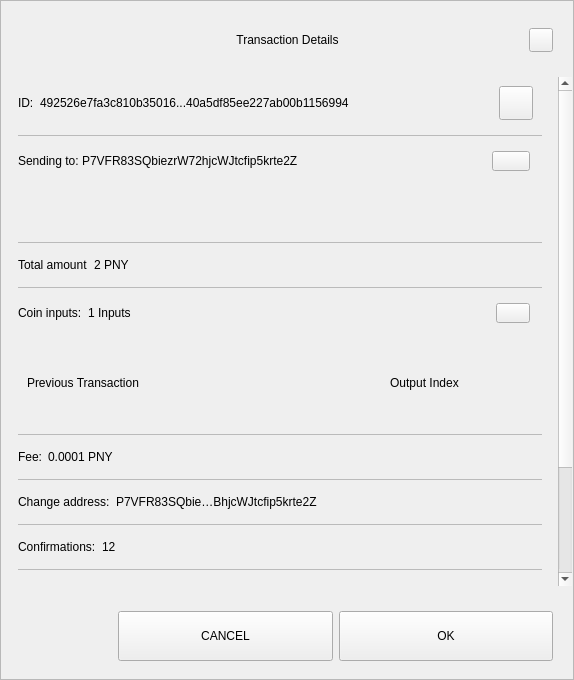
<?xml version="1.0" encoding="UTF-8"?>
<ui version="4.0">
 <class>TxDetailDialog</class>
 <widget class="QWidget" name="TxDetailDialog">
  <property name="geometry">
   <rect>
    <x>0</x>
    <y>0</y>
    <width>574</width>
    <height>680</height>
   </rect>
  </property>
  <property name="minimumSize">
   <size>
    <width>574</width>
    <height>500</height>
   </size>
  </property>
  <property name="windowTitle">
   <string>Form</string>
  </property>
  <property name="styleSheet">
   <string notr="true"/>
  </property>
  <layout class="QVBoxLayout" name="verticalLayout_3">
   <property name="spacing">
    <number>0</number>
   </property>
   <property name="leftMargin">
    <number>0</number>
   </property>
   <property name="topMargin">
    <number>0</number>
   </property>
   <property name="rightMargin">
    <number>0</number>
   </property>
   <property name="bottomMargin">
    <number>0</number>
   </property>
   <item>
    <widget class="QFrame" name="frame">
     <property name="styleSheet">
      <string notr="true"/>
     </property>
     <property name="frameShape">
      <enum>QFrame::StyledPanel</enum>
     </property>
     <property name="frameShadow">
      <enum>QFrame::Raised</enum>
     </property>
     <layout class="QVBoxLayout" name="verticalLayout">
      <property name="leftMargin">
       <number>0</number>
      </property>
      <property name="rightMargin">
       <number>0</number>
      </property>
      <item>
       <layout class="QHBoxLayout" name="horizontalLayout_3">
        <property name="spacing">
         <number>0</number>
        </property>
        <property name="leftMargin">
         <number>20</number>
        </property>
        <property name="topMargin">
         <number>10</number>
        </property>
        <property name="rightMargin">
         <number>20</number>
        </property>
        <item>
         <spacer name="horizontalSpacer_1">
          <property name="orientation">
           <enum>Qt::Horizontal</enum>
          </property>
          <property name="sizeHint" stdset="0">
           <size>
            <width>40</width>
            <height>20</height>
           </size>
          </property>
         </spacer>
        </item>
        <item>
         <widget class="QLabel" name="labelTitle">
          <property name="minimumSize">
           <size>
            <width>0</width>
            <height>40</height>
           </size>
          </property>
          <property name="maximumSize">
           <size>
            <width>16777215</width>
            <height>40</height>
           </size>
          </property>
          <property name="styleSheet">
           <string notr="true">padding-left:24px;</string>
          </property>
          <property name="text">
           <string>Transaction Details</string>
          </property>
          <property name="alignment">
           <set>Qt::AlignCenter</set>
          </property>
          <property name="margin">
           <number>7</number>
          </property>
         </widget>
        </item>
        <item>
         <spacer name="horizontalSpacer_2">
          <property name="orientation">
           <enum>Qt::Horizontal</enum>
          </property>
          <property name="sizeHint" stdset="0">
           <size>
            <width>40</width>
            <height>20</height>
           </size>
          </property>
         </spacer>
        </item>
        <item>
         <widget class="QPushButton" name="btnEsc">
          <property name="minimumSize">
           <size>
            <width>24</width>
            <height>24</height>
           </size>
          </property>
          <property name="maximumSize">
           <size>
            <width>24</width>
            <height>24</height>
           </size>
          </property>
          <property name="text">
           <string/>
          </property>
         </widget>
        </item>
       </layout>
      </item>
      <item>
       <spacer name="verticalSpacer">
        <property name="orientation">
         <enum>Qt::Vertical</enum>
        </property>
        <property name="sizeType">
         <enum>QSizePolicy::Fixed</enum>
        </property>
        <property name="sizeHint" stdset="0">
         <size>
          <width>20</width>
          <height>10</height>
         </size>
        </property>
       </spacer>
      </item>
      <item>
       <widget class="QWidget" name="layoutScroll" native="true">
        <property name="minimumSize">
         <size>
          <width>0</width>
          <height>0</height>
         </size>
        </property>
        <layout class="QVBoxLayout" name="verticalLayout_4">
         <property name="leftMargin">
          <number>0</number>
         </property>
         <property name="topMargin">
          <number>0</number>
         </property>
         <property name="rightMargin">
          <number>0</number>
         </property>
         <item>
          <widget class="QScrollArea" name="scrollArea">
           <property name="styleSheet">
            <string notr="true">#scrollArea {
background:transparent;
}</string>
           </property>
           <property name="horizontalScrollBarPolicy">
            <enum>Qt::ScrollBarAlwaysOff</enum>
           </property>
           <property name="sizeAdjustPolicy">
            <enum>QAbstractScrollArea::AdjustIgnored</enum>
           </property>
           <property name="widgetResizable">
            <bool>true</bool>
           </property>
           <property name="alignment">
            <set>Qt::AlignLeading|Qt::AlignLeft|Qt::AlignTop</set>
           </property>
           <widget class="QWidget" name="scrollAreaWidgetContents">
            <property name="geometry">
             <rect>
              <x>0</x>
              <y>-178</y>
              <width>556</width>
              <height>680</height>
             </rect>
            </property>
            <property name="autoFillBackground">
             <bool>false</bool>
            </property>
            <property name="styleSheet">
             <string notr="true">#scrollAreaWidgetContents {
background:transparent;
}</string>
            </property>
            <layout class="QVBoxLayout" name="verticalLayout_7">
             <property name="spacing">
              <number>0</number>
             </property>
             <property name="sizeConstraint">
              <enum>QLayout::SetDefaultConstraint</enum>
             </property>
             <property name="leftMargin">
              <number>0</number>
             </property>
             <property name="topMargin">
              <number>0</number>
             </property>
             <property name="rightMargin">
              <number>0</number>
             </property>
             <property name="bottomMargin">
              <number>0</number>
             </property>
             <item>
              <widget class="QWidget" name="content" native="true">
               <layout class="QVBoxLayout" name="verticalLayout_2">
                <property name="leftMargin">
                 <number>16</number>
                </property>
                <property name="topMargin">
                 <number>0</number>
                </property>
                <property name="rightMargin">
                 <number>16</number>
                </property>
                <item>
                 <widget class="QWidget" name="contentID" native="true">
                  <layout class="QHBoxLayout" name="horizontalLayout_12" stretch="0,1,0">
                   <property name="leftMargin">
                    <number>0</number>
                   </property>
                   <item>
                    <widget class="QLabel" name="labelId">
                     <property name="maximumSize">
                      <size>
                       <width>16777215</width>
                       <height>16777215</height>
                      </size>
                     </property>
                     <property name="text">
                      <string>ID:</string>
                     </property>
                    </widget>
                   </item>
                   <item>
                    <widget class="QLabel" name="textId">
                     <property name="text">
                      <string>492526e7fa3c810b35016...40a5df85ee227ab00b1156994</string>
                     </property>
                    </widget>
                   </item>
                   <item>
                    <widget class="QPushButton" name="pushCopy">
                     <property name="minimumSize">
                      <size>
                       <width>34</width>
                       <height>34</height>
                      </size>
                     </property>
                     <property name="maximumSize">
                      <size>
                       <width>34</width>
                       <height>34</height>
                      </size>
                     </property>
                     <property name="text">
                      <string/>
                     </property>
                     <property name="iconSize">
                      <size>
                       <width>24</width>
                       <height>24</height>
                      </size>
                     </property>
                    </widget>
                   </item>
                  </layout>
                 </widget>
                </item>
                <item>
                 <widget class="QLabel" name="labelDivider9">
                  <property name="maximumSize">
                   <size>
                    <width>16777215</width>
                    <height>1</height>
                   </size>
                  </property>
                  <property name="styleSheet">
                   <string notr="true">background-color:#bababa;</string>
                  </property>
                  <property name="text">
                   <string/>
                  </property>
                 </widget>
                </item>
                <item>
                 <widget class="QWidget" name="contentOutputs" native="true">
                  <layout class="QHBoxLayout" name="horizontalLayout_11" stretch="0,3,0">
                   <property name="spacing">
                    <number>0</number>
                   </property>
                   <property name="leftMargin">
                    <number>0</number>
                   </property>
                   <property name="rightMargin">
                    <number>12</number>
                   </property>
                   <item>
                    <widget class="QLabel" name="labelSend">
                     <property name="maximumSize">
                      <size>
                       <width>16777215</width>
                       <height>16777215</height>
                      </size>
                     </property>
                     <property name="text">
                      <string>Sending to: </string>
                     </property>
                    </widget>
                   </item>
                   <item>
                    <widget class="QLabel" name="textSend">
                     <property name="text">
                      <string>P7VFR83SQbiezrW72hjcWJtcfip5krte2Z </string>
                     </property>
                    </widget>
                   </item>
                   <item>
                    <widget class="QPushButton" name="pushOutputs">
                     <property name="minimumSize">
                      <size>
                       <width>34</width>
                       <height>20</height>
                      </size>
                     </property>
                     <property name="maximumSize">
                      <size>
                       <width>38</width>
                       <height>20</height>
                      </size>
                     </property>
                     <property name="styleSheet">
                      <string notr="true"/>
                     </property>
                     <property name="text">
                      <string/>
                     </property>
                    </widget>
                   </item>
                  </layout>
                 </widget>
                </item>
                <item>
                 <widget class="QScrollArea" name="outputsScrollArea">
                  <property name="minimumSize">
                   <size>
                    <width>0</width>
                    <height>50</height>
                   </size>
                  </property>
                  <property name="styleSheet">
                   <string notr="true">#outputsScrollArea {
background:transparent;
}</string>
                  </property>
                  <property name="widgetResizable">
                   <bool>true</bool>
                  </property>
                  <widget class="QWidget" name="container_outputs_base">
                   <property name="geometry">
                    <rect>
                     <x>0</x>
                     <y>0</y>
                     <width>522</width>
                     <height>48</height>
                    </rect>
                   </property>
                   <property name="styleSheet">
                    <string notr="true">#container_outputs_base {
background:transparent;
}</string>
                   </property>
                  </widget>
                 </widget>
                </item>
                <item>
                 <widget class="QLabel" name="labelDivider8">
                  <property name="maximumSize">
                   <size>
                    <width>16777215</width>
                    <height>1</height>
                   </size>
                  </property>
                  <property name="styleSheet">
                   <string notr="true">background-color:#bababa;</string>
                  </property>
                  <property name="text">
                   <string/>
                  </property>
                 </widget>
                </item>
                <item>
                 <widget class="QWidget" name="contentAmount" native="true">
                  <layout class="QHBoxLayout" name="horizontalLayout_4" stretch="0,1">
                   <property name="leftMargin">
                    <number>0</number>
                   </property>
                   <item>
                    <widget class="QLabel" name="labelAmount">
                     <property name="maximumSize">
                      <size>
                       <width>16777215</width>
                       <height>16777215</height>
                      </size>
                     </property>
                     <property name="text">
                      <string>Total amount</string>
                     </property>
                    </widget>
                   </item>
                   <item>
                    <widget class="QLabel" name="textAmount">
                     <property name="text">
                      <string>2 PNY</string>
                     </property>
                    </widget>
                   </item>
                  </layout>
                 </widget>
                </item>
                <item>
                 <widget class="QLabel" name="labelDivider6">
                  <property name="maximumSize">
                   <size>
                    <width>16777215</width>
                    <height>1</height>
                   </size>
                  </property>
                  <property name="styleSheet">
                   <string notr="true">background-color:#bababa;</string>
                  </property>
                  <property name="text">
                   <string/>
                  </property>
                 </widget>
                </item>
                <item>
                 <widget class="QWidget" name="contentInputs" native="true">
                  <layout class="QHBoxLayout" name="horizontalLayout" stretch="0,2,0">
                   <property name="leftMargin">
                    <number>0</number>
                   </property>
                   <property name="rightMargin">
                    <number>12</number>
                   </property>
                   <item>
                    <widget class="QLabel" name="labelInputs">
                     <property name="sizePolicy">
                      <sizepolicy hsizetype="Minimum" vsizetype="Preferred">
                       <horstretch>0</horstretch>
                       <verstretch>0</verstretch>
                      </sizepolicy>
                     </property>
                     <property name="maximumSize">
                      <size>
                       <width>16777215</width>
                       <height>16777215</height>
                      </size>
                     </property>
                     <property name="text">
                      <string>Coin inputs:</string>
                     </property>
                    </widget>
                   </item>
                   <item>
                    <widget class="QLabel" name="textInputs">
                     <property name="text">
                      <string>1 Inputs</string>
                     </property>
                    </widget>
                   </item>
                   <item>
                    <widget class="QPushButton" name="pushInputs">
                     <property name="maximumSize">
                      <size>
                       <width>34</width>
                       <height>20</height>
                      </size>
                     </property>
                     <property name="styleSheet">
                      <string notr="true"/>
                     </property>
                     <property name="text">
                      <string/>
                     </property>
                    </widget>
                   </item>
                  </layout>
                 </widget>
                </item>
                <item>
                 <widget class="QFrame" name="gridInputs">
                  <property name="sizePolicy">
                   <sizepolicy hsizetype="Preferred" vsizetype="MinimumExpanding">
                    <horstretch>0</horstretch>
                    <verstretch>0</verstretch>
                   </sizepolicy>
                  </property>
                  <property name="minimumSize">
                   <size>
                    <width>0</width>
                    <height>90</height>
                   </size>
                  </property>
                  <layout class="QGridLayout" name="gridLayoutInput" columnstretch="5,2" rowminimumheight="0">
                   <property name="sizeConstraint">
                    <enum>QLayout::SetMaximumSize</enum>
                   </property>
                   <property name="verticalSpacing">
                    <number>0</number>
                   </property>
                   <item row="0" column="0" alignment="Qt::AlignLeft">
                    <widget class="QLabel" name="labelTitlePrevTx">
                     <property name="text">
                      <string>Previous Transaction</string>
                     </property>
                    </widget>
                   </item>
                   <item row="0" column="1" alignment="Qt::AlignLeft">
                    <widget class="QLabel" name="labelOutputIndex">
                     <property name="text">
                      <string>Output Index</string>
                     </property>
                     <property name="alignment">
                      <set>Qt::AlignCenter</set>
                     </property>
                    </widget>
                   </item>
                  </layout>
                 </widget>
                </item>
                <item>
                 <widget class="QLabel" name="labelDivider1">
                  <property name="maximumSize">
                   <size>
                    <width>16777215</width>
                    <height>1</height>
                   </size>
                  </property>
                  <property name="styleSheet">
                   <string notr="true">background-color:#bababa;</string>
                  </property>
                  <property name="text">
                   <string/>
                  </property>
                 </widget>
                </item>
                <item>
                 <widget class="QWidget" name="contentFee" native="true">
                  <layout class="QHBoxLayout" name="horizontalLayout_7" stretch="0,1">
                   <property name="leftMargin">
                    <number>0</number>
                   </property>
                   <item>
                    <widget class="QLabel" name="labelFee">
                     <property name="maximumSize">
                      <size>
                       <width>16777215</width>
                       <height>16777215</height>
                      </size>
                     </property>
                     <property name="text">
                      <string>Fee:</string>
                     </property>
                    </widget>
                   </item>
                   <item>
                    <widget class="QLabel" name="textFee">
                     <property name="text">
                      <string>0.0001 PNY</string>
                     </property>
                    </widget>
                   </item>
                  </layout>
                 </widget>
                </item>
                <item>
                 <widget class="QLabel" name="labelDivider2">
                  <property name="maximumSize">
                   <size>
                    <width>16777215</width>
                    <height>1</height>
                   </size>
                  </property>
                  <property name="styleSheet">
                   <string notr="true">background-color:#bababa;</string>
                  </property>
                  <property name="text">
                   <string/>
                  </property>
                 </widget>
                </item>
                <item>
                 <widget class="QWidget" name="contentChangeAddress" native="true">
                  <layout class="QHBoxLayout" name="horizontalLayout_6" stretch="0,1">
                   <property name="leftMargin">
                    <number>0</number>
                   </property>
                   <item>
                    <widget class="QLabel" name="labelChange">
                     <property name="maximumSize">
                      <size>
                       <width>16777215</width>
                       <height>16777215</height>
                      </size>
                     </property>
                     <property name="text">
                      <string>Change address:</string>
                     </property>
                    </widget>
                   </item>
                   <item>
                    <widget class="QLabel" name="textChange">
                     <property name="text">
                      <string>P7VFR83SQbie…BhjcWJtcfip5krte2Z </string>
                     </property>
                    </widget>
                   </item>
                  </layout>
                 </widget>
                </item>
                <item>
                 <widget class="QLabel" name="labelDivider4">
                  <property name="maximumSize">
                   <size>
                    <width>16777215</width>
                    <height>1</height>
                   </size>
                  </property>
                  <property name="styleSheet">
                   <string notr="true">background-color:#bababa;</string>
                  </property>
                  <property name="text">
                   <string/>
                  </property>
                 </widget>
                </item>
                <item>
                 <widget class="QWidget" name="contentConfirmations" native="true">
                  <layout class="QHBoxLayout" name="horizontalLayout_8" stretch="0,1">
                   <property name="leftMargin">
                    <number>0</number>
                   </property>
                   <item>
                    <widget class="QLabel" name="labelConfirmations">
                     <property name="maximumSize">
                      <size>
                       <width>16777215</width>
                       <height>16777215</height>
                      </size>
                     </property>
                     <property name="text">
                      <string>Confirmations:</string>
                     </property>
                    </widget>
                   </item>
                   <item>
                    <widget class="QLabel" name="textConfirmations">
                     <property name="text">
                      <string>12</string>
                     </property>
                    </widget>
                   </item>
                  </layout>
                 </widget>
                </item>
                <item>
                 <widget class="QLabel" name="labelDivider7">
                  <property name="maximumSize">
                   <size>
                    <width>16777215</width>
                    <height>1</height>
                   </size>
                  </property>
                  <property name="styleSheet">
                   <string notr="true">background-color:#bababa;</string>
                  </property>
                  <property name="text">
                   <string/>
                  </property>
                 </widget>
                </item>
                <item>
                 <widget class="QWidget" name="contentSize" native="true">
                  <layout class="QHBoxLayout" name="horizontalLayout_9" stretch="0,1">
                   <property name="leftMargin">
                    <number>0</number>
                   </property>
                   <item>
                    <widget class="QLabel" name="labelSize">
                     <property name="maximumSize">
                      <size>
                       <width>16777215</width>
                       <height>16777215</height>
                      </size>
                     </property>
                     <property name="text">
                      <string>Size:</string>
                     </property>
                    </widget>
                   </item>
                   <item>
                    <widget class="QLabel" name="textSize">
                     <property name="text">
                      <string>2 kB</string>
                     </property>
                    </widget>
                   </item>
                  </layout>
                 </widget>
                </item>
                <item>
                 <widget class="QLabel" name="labelDivider3">
                  <property name="maximumSize">
                   <size>
                    <width>16777215</width>
                    <height>1</height>
                   </size>
                  </property>
                  <property name="styleSheet">
                   <string notr="true">background-color:#bababa;</string>
                  </property>
                  <property name="text">
                   <string/>
                  </property>
                 </widget>
                </item>
                <item>
                 <widget class="QWidget" name="contentDate" native="true">
                  <layout class="QHBoxLayout" name="horizontalLayout_5" stretch="0,1">
                   <property name="leftMargin">
                    <number>0</number>
                   </property>
                   <item>
                    <widget class="QLabel" name="labelDate">
                     <property name="maximumSize">
                      <size>
                       <width>16777215</width>
                       <height>16777215</height>
                      </size>
                     </property>
                     <property name="text">
                      <string>Date:</string>
                     </property>
                    </widget>
                   </item>
                   <item>
                    <widget class="QLabel" name="textDate">
                     <property name="text">
                      <string>May 25, 2017</string>
                     </property>
                    </widget>
                   </item>
                  </layout>
                 </widget>
                </item>
                <item>
                 <widget class="QLabel" name="labelDivider5">
                  <property name="maximumSize">
                   <size>
                    <width>16777215</width>
                    <height>1</height>
                   </size>
                  </property>
                  <property name="styleSheet">
                   <string notr="true">background-color:#bababa;</string>
                  </property>
                  <property name="text">
                   <string/>
                  </property>
                 </widget>
                </item>
                <item>
                 <widget class="QWidget" name="contentStatus" native="true">
                  <layout class="QHBoxLayout" name="horizontalLayout_10" stretch="0,1">
                   <property name="leftMargin">
                    <number>0</number>
                   </property>
                   <item>
                    <widget class="QLabel" name="labelStatus">
                     <property name="maximumSize">
                      <size>
                       <width>16777215</width>
                       <height>16777215</height>
                      </size>
                     </property>
                     <property name="text">
                      <string>Status:</string>
                     </property>
                    </widget>
                   </item>
                   <item>
                    <widget class="QLabel" name="textStatus">
                     <property name="text">
                      <string>Spendable</string>
                     </property>
                    </widget>
                   </item>
                  </layout>
                 </widget>
                </item>
                <item>
                 <spacer name="verticalSpacer_2">
                  <property name="orientation">
                   <enum>Qt::Vertical</enum>
                  </property>
                  <property name="sizeType">
                   <enum>QSizePolicy::Expanding</enum>
                  </property>
                  <property name="sizeHint" stdset="0">
                   <size>
                    <width>20</width>
                    <height>10</height>
                   </size>
                  </property>
                 </spacer>
                </item>
                <item>
                 <widget class="QLabel" name="labelWarning">
                  <property name="text">
                   <string>TextLabel</string>
                  </property>
                  <property name="alignment">
                   <set>Qt::AlignCenter</set>
                  </property>
                 </widget>
                </item>
               </layout>
              </widget>
             </item>
            </layout>
           </widget>
          </widget>
         </item>
        </layout>
       </widget>
      </item>
      <item>
       <widget class="QWidget" name="containerButtons" native="true">
        <layout class="QHBoxLayout" name="horizontalLayout1" stretch="1,2,2">
         <property name="leftMargin">
          <number>10</number>
         </property>
         <property name="rightMargin">
          <number>20</number>
         </property>
         <item>
          <spacer name="horizontalSpacer_3">
           <property name="orientation">
            <enum>Qt::Horizontal</enum>
           </property>
           <property name="sizeHint" stdset="0">
            <size>
             <width>40</width>
             <height>20</height>
            </size>
           </property>
          </spacer>
         </item>
         <item>
          <widget class="QPushButton" name="btnCancel">
           <property name="minimumSize">
            <size>
             <width>200</width>
             <height>50</height>
            </size>
           </property>
           <property name="text">
            <string>CANCEL</string>
           </property>
          </widget>
         </item>
         <item>
          <widget class="QPushButton" name="btnSave">
           <property name="minimumSize">
            <size>
             <width>200</width>
             <height>50</height>
            </size>
           </property>
           <property name="text">
            <string>OK</string>
           </property>
          </widget>
         </item>
        </layout>
       </widget>
      </item>
     </layout>
    </widget>
   </item>
  </layout>
 </widget>
 <resources/>
 <connections/>
</ui>
